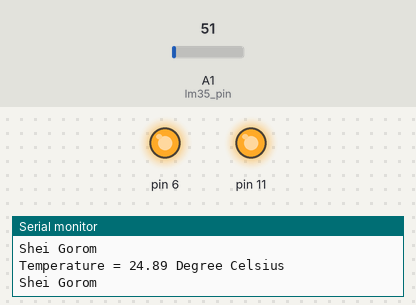
A sketch run on a simulated Arduino Uno, built with avr-gcc and run on an emulated ATmega328P. On the bench: output pins drawn as LEDs (lit = HIGH), the last lines printed to the serial monitor. The inputs (shaded band) are chosen by the test bench; at power-on: A1 (lm35_pin) = 51.

Above: at 1.8 s.
1.9 s: A1 (lm35_pin) set to 22
3.4 s: A1 (lm35_pin) set to 18
At 4.9 s:
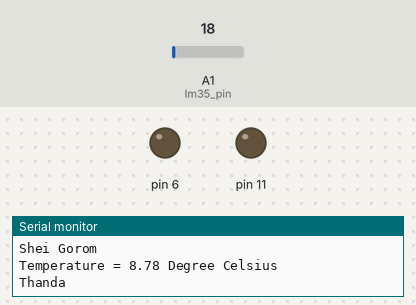
5.5 s: A1 (lm35_pin) set to 30
At 6.5 s:
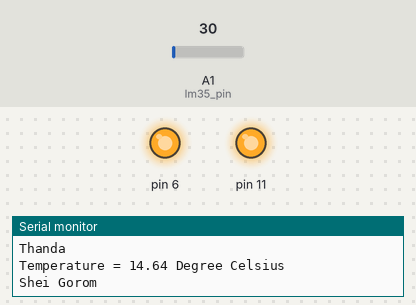
7.5 s: A1 (lm35_pin) set to 15
At 9.2 s:
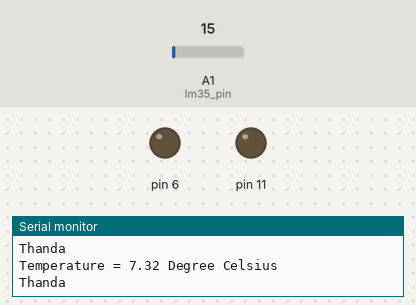
Timing chart, 0 to 10.5 s (numbered marks = the images above; inputs shaded):
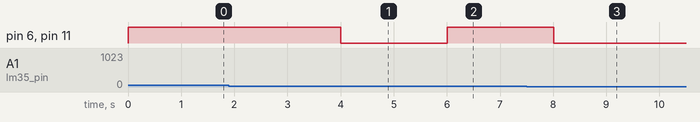

The sketch:

SmartRoom_Humidifier.ino
```cpp
const int lm35_pin = A1;  /* LM35 O/P pin */
// Fan = 11
// Humidifier = 6

void setup() {
  Serial.begin(9600);
  pinMode(6,OUTPUT);
  pinMode(11,OUTPUT);
}

void loop() {
  float temp_adc_val;
  float temp_val;
  temp_adc_val = analogRead(lm35_pin);
  temp_val = (temp_adc_val * 4.88);
  temp_val = (temp_val/10);
  Serial.print("Temperature = ");
  Serial.print(temp_val);
  Serial.print(" Degree Celsius\n");
  if (temp_val < 10)  {
    Serial.print("Thanda\n");
    digitalWrite(6, LOW);
    digitalWrite(11, LOW);
    }
  else{
     Serial.print("Shei Gorom\n");
     digitalWrite(6, HIGH);
     digitalWrite(11, HIGH);
    }
  delay(1000);
}
```

Measured:
- the behaviour switches between 21 and 20 on A1 (lm35_pin) (found by bisection; images 0 and 1)
- after the input at 3.4 s, pin 6, pin 11: HIGH → LOW after 0.60 s
- after the input at 5.5 s, pin 6, pin 11: LOW → HIGH after 0.51 s
- after the input at 7.5 s, pin 6, pin 11: HIGH → LOW after 0.51 s
